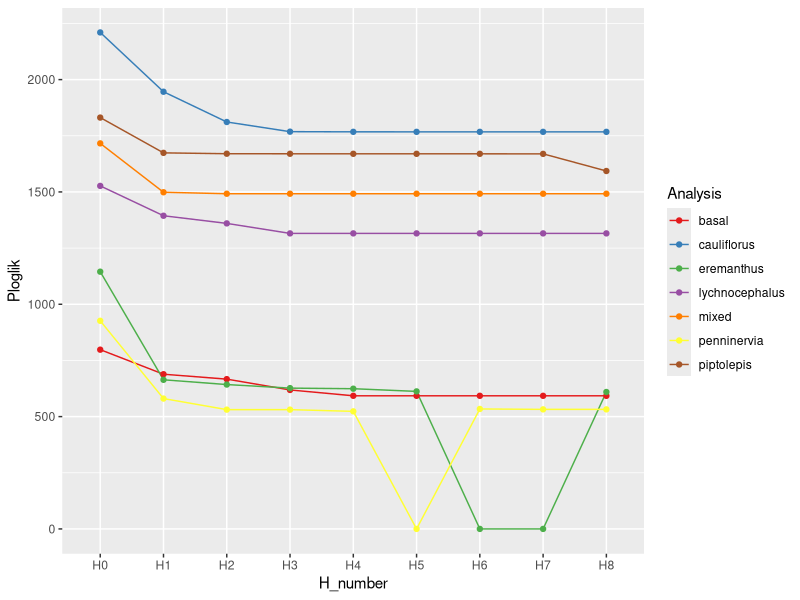

Here is the R script that generated this plot:
library(ggplot2)

long <- read.csv("loglik_long.csv", header = TRUE)

colnames(long) <- c("H_number", "Ploglik", "Analysis")

pdf(file = "loglik.pdf", width = 10, height = 10)
ggplot(long, aes(x=H_number, y=Ploglik, group=Analysis, color=Analysis)) + 
  geom_line() +
  geom_point() +
  scale_color_brewer(palette = "Set1")
dev.off()